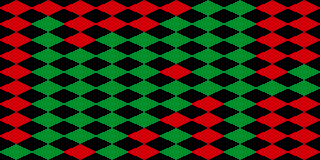

A level layout from a 2D game, rendered from its tile map. Below: a short description, then the map file with tile-grid data replaced by summaries:
An orthogonal 10x10 tile map with 32x16 px tiles, 1 tile layer (Tile Layer 1).

<map version="1.0" orientation="orthogonal" width="10" height="10" tilewidth="32" tileheight="16">
 <tileset firstgid="1" name="InfectomancerTileSet" tilewidth="32" tileheight="16">
  <image source="InfectomancerTileSet.png" width="64" height="16" />
 </tileset>
 <layer name="Tile Layer 1" width="10" height="10">
  <data>[100 cells, 100 non-empty, 2 distinct tile ids]</data>
 </layer>
</map>
